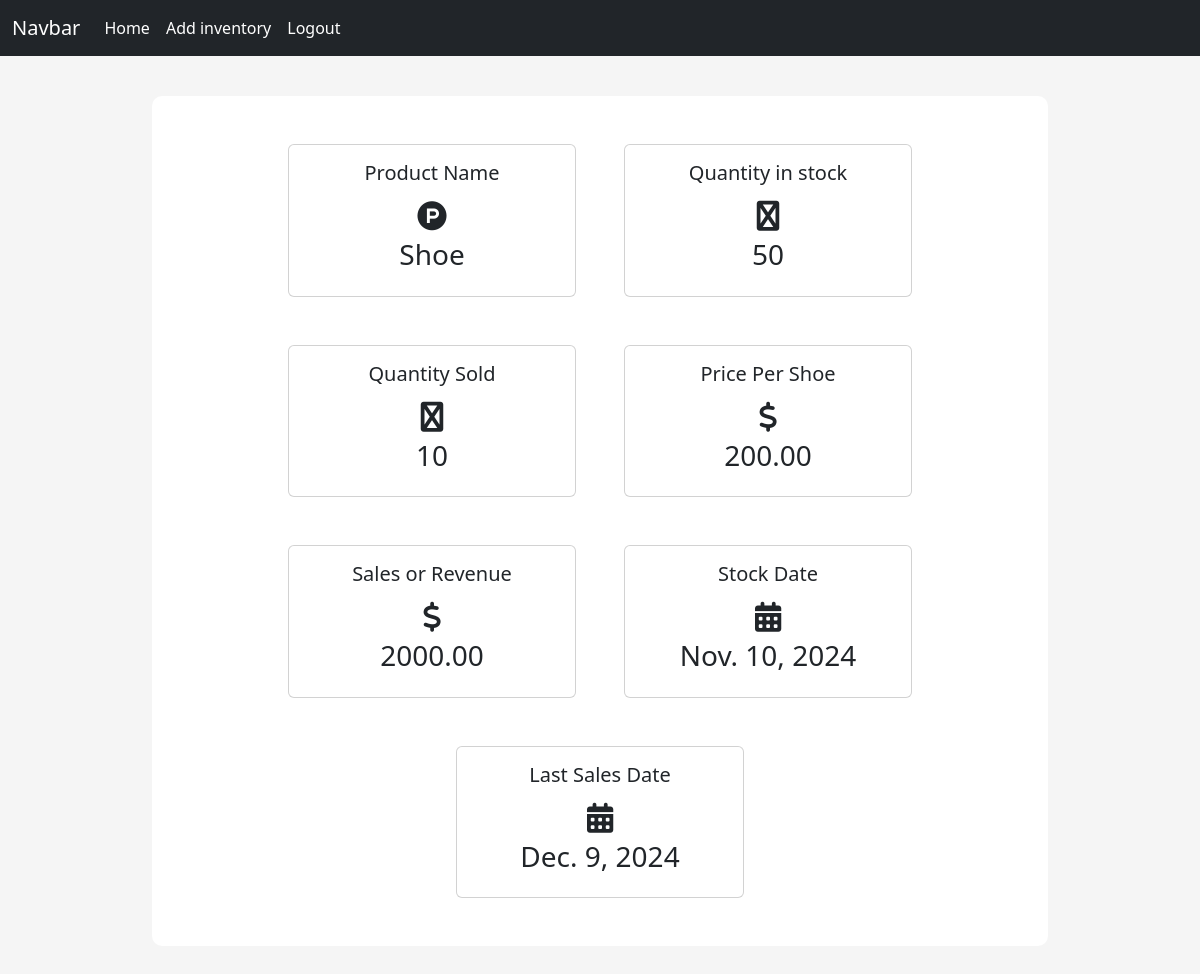
The app's page /inventory/per_product/1 (signed in), older data.
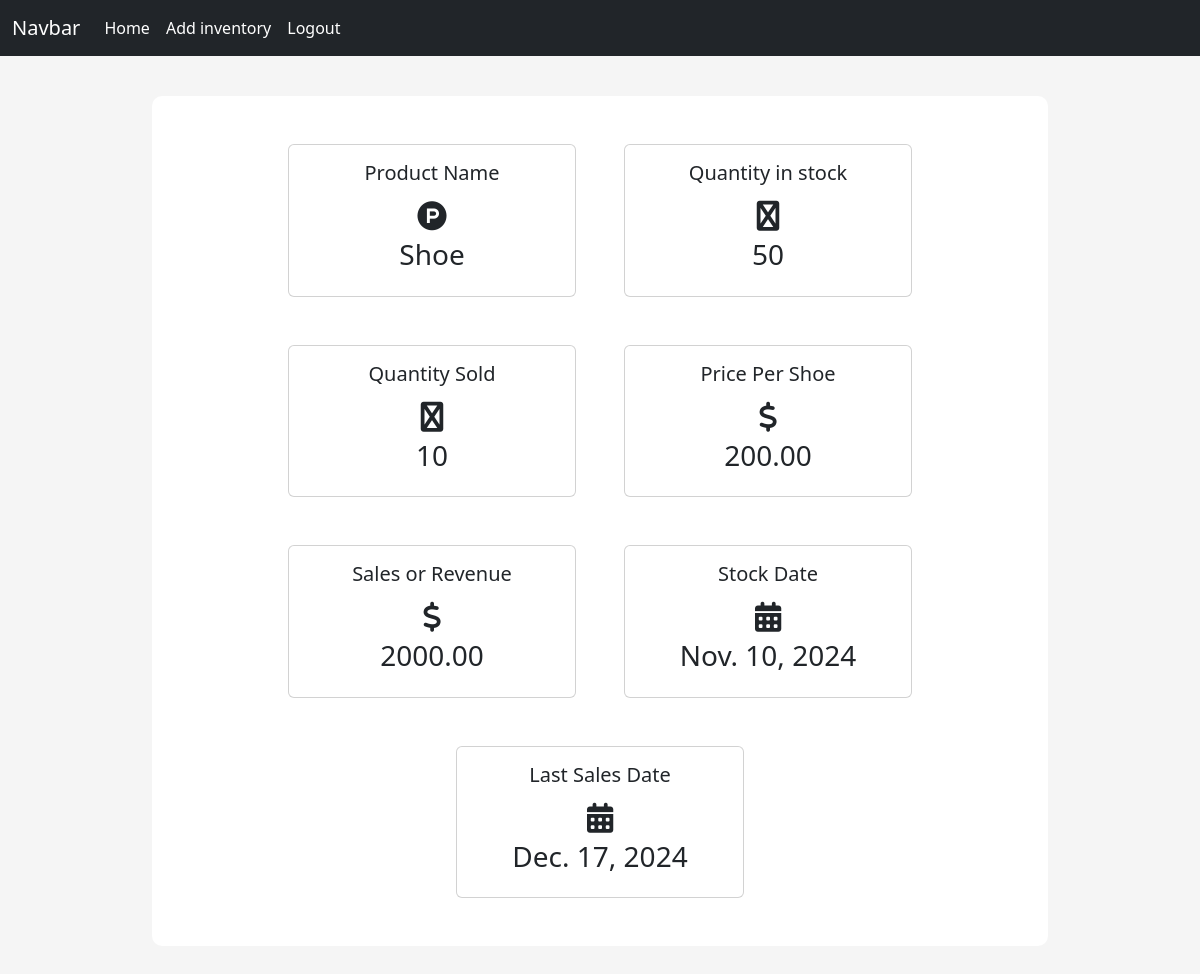
The same page, newer data.
### inventory/models.py (models this page shows)
class Inventory(models.Model):
    name = models.CharField(max_length=100, null=False, blank=False)
    cost_per_item = models.DecimalField(max_digits=19, decimal_places=2, null=False, blank=False)
    quantity_in_stock = models.IntegerField(null=False, blank=False)
    quantity_sold = models.IntegerField(null=False, blank=False)
    sales = models.DecimalField(max_digits=19, decimal_places=2, null=False, blank=False)
    stock_date = models.DateField(auto_now_add=True)
    last_sale_date = models.DateField(auto_now=True)

### inventory/views.py (the view)
# urls.py: path('per_product/<int:id>', views.per_product_view, name='per_product'),
@login_required
def per_product_view(request, id):
    inventory = get_object_or_404(Inventory, pk=id)
    context = {
        'inventory': inventory,
    }
    return render(request, "inventory/per_product.html", context=context)

### templates/inventory/per_product.html
 {% extends "layout.html" %}
 {% block content %}
    <div class="content-section">
        <div class="row mx-auto justify-content-center ">
            <div class="card m-4" style="width: 18rem;">
                <div class="card-body">
                    <h5 class="card-title text-center">Product Name</h5>
                    <div style="font-size: 30px;" class="text-center">
                        <span><i class="fab fa-product-hunt"></i></span>
                    </div>
                    <h3 class="text-center">{{inventory.name}} </h3>
                  </div>
            </div>
            <div class="card m-4" style="width: 18rem;">
                <div class="card-body">
                    <h5 class="card-title text-center">Quantity in stock</h5>
                    <div style="font-size: 30px;" class="text-center">
                        <span><i class="fab fa-warehouse"></i></span>
                    </div>
                    <h3 class="text-center">{{inventory.quantity_in_stock}} </h3>
                  </div>
            </div>
            <div class="card m-4" style="width: 18rem;">
                <div class="card-body">
                    <h5 class="card-title text-center">Quantity Sold</h5>
                    <div style="font-size: 30px;" class="text-center">
                        <span><i class="fab fa-warehouse"></i></span>
                    </div>
                    <h3 class="text-center">{{inventory.quantity_sold}} </h3>
                  </div>
            </div>
            <div class="card m-4" style="width: 18rem;">
                <div class="card-body">
                    <h5 class="card-title text-center">Price Per {{inventory.name}}</h5>
                    <div style="font-size: 30px;" class="text-center">
                        <span><i class="fab fa-dollar-sign"></i></span>
                    </div>
                    <h3 class="text-center">{{inventory.cost_per_item}} </h3>
                  </div>
            </div>
            <div class="card m-4" style="width: 18rem;">
                <div class="card-body">
                    <h5 class="card-title text-center">Sales or Revenue</h5>
                    <div style="font-size: 30px;" class="text-center">
                        <span><i class="fab fa-dollar-sign"></i></span>
                    </div>
                    <h3 class="text-center">{{inventory.sales}} </h3>
                  </div>
            </div>
            <div class="card m-4" style="width: 18rem;">
                <div class="card-body">
                    <h5 class="card-title text-center">Stock Date</h5>
                    <div style="font-size: 30px;" class="text-center">
                        <span><i class="fa-solid fa-calendar-days"></i></span>
                    </div>
                    <h3 class="text-center">{{inventory.stock_date}} </h3>
                  </div>
            </div>
            <div class="card m-4" style="width: 18rem;">
                <div class="card-body">
                    <h5 class="card-title text-center">Last Sales Date</h5>
                    <div style="font-size: 30px;" class="text-center">
                        <span><i class="fa-solid fa-calendar-days"></i></span>
                    </div>
                    <h3 class="text-center">{{inventory.last_sale_date}} </h3>
                  </div>
            </div>
        </div>
    </div>
 {% endblock %}

Row changes from the older to the newer data that the page shows:
changed Inventory "Shoe": last_sale_date "Dec. 9, 2024" → "Dec. 17, 2024"
